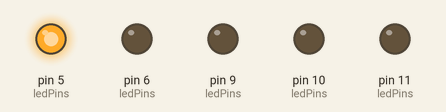
Bench run of a sketch on a simulated Arduino Uno, built with avr-gcc and run on an emulated ATmega328P. On the bench: output pins drawn as LEDs (lit = HIGH).

Above: at 0.02 s.
At 0.37 s:
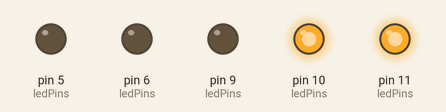
At 0.72 s:
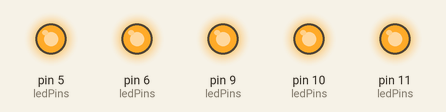
At 1.47 s:
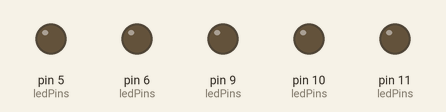
At 2.17 s:
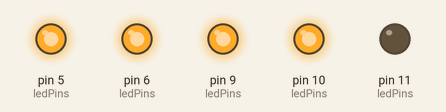
At 2.92 s:
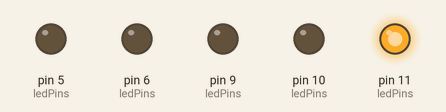
Timing chart, 0 to 3.2 s (numbered marks = the images above):
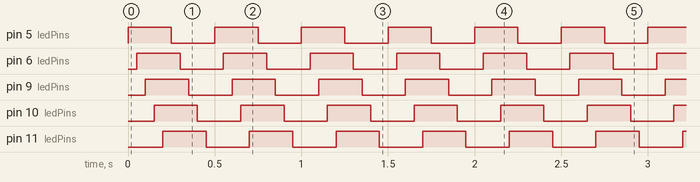

The sketch:

ledArray.ino
```cpp
const int ledPins[] = {5, 6, 9, 10, 11};

void setup() {
    for (const int pin : ledPins) {pinMode(pin, OUTPUT);}
}

void loop() {
    for (const int pin : ledPins) {
        digitalWrite(pin, HIGH);
        delay(50);
    }
    for (const int pin : ledPins) {
        digitalWrite(pin, LOW);
        delay(50);
    }
}
```

Measured:
- by itself, pin 5 (ledPins), pin 6 (ledPins), pin 9 (ledPins), pin 10 (ledPins), pin 11 (ledPins): alternates HIGH for 0.25 s and LOW for 0.25 s
- by itself, everything shown: repeats every 0.50 s, in 10 steps
